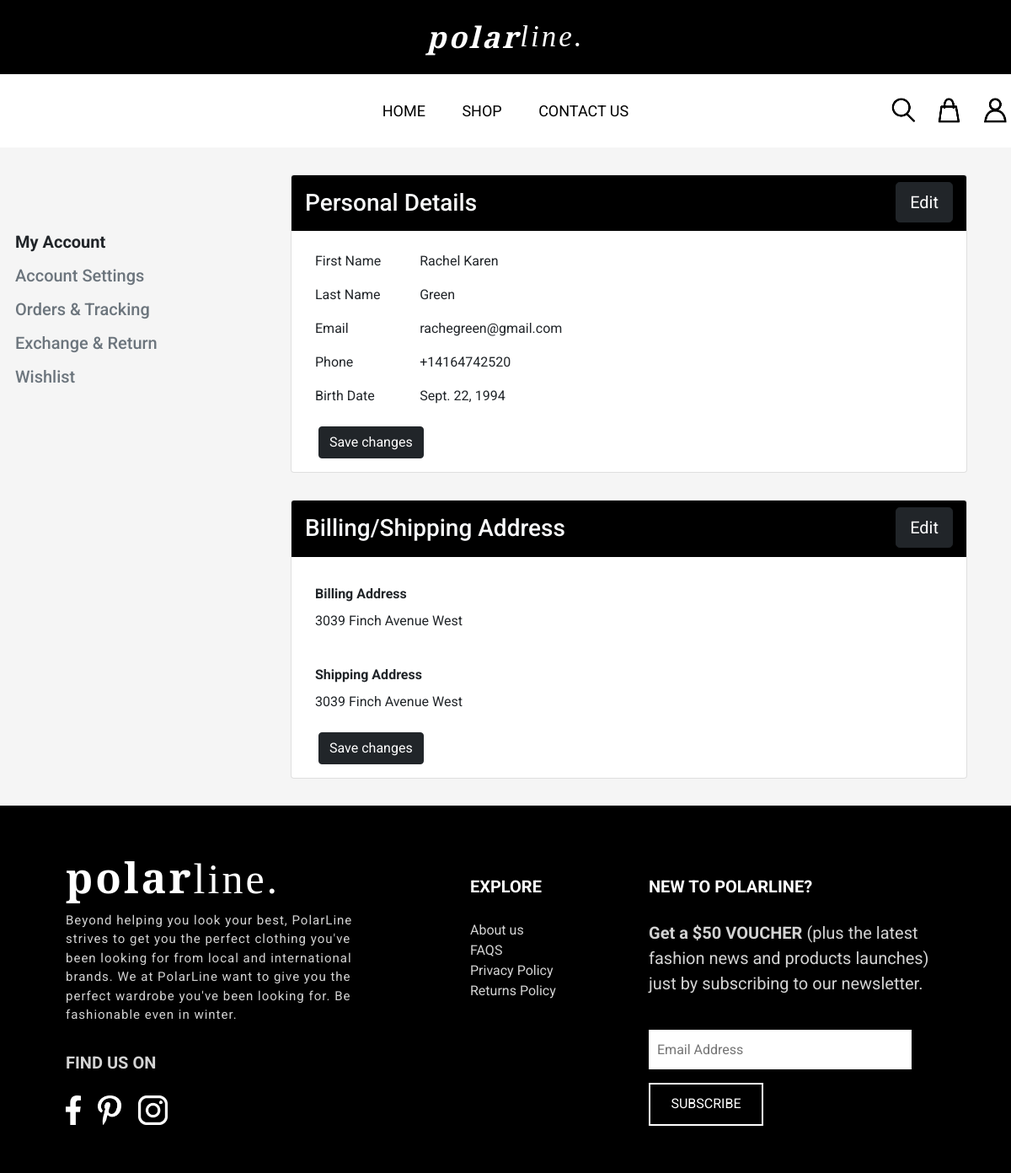
Screenshot of /account/ (signed in) with the database file from the repository.
### home/models.py (models this page shows, shortened)
class Profile(models.Model):
    user = models.OneToOneField(User, on_delete=models.CASCADE)
    phone = PhoneField(blank=True, help_text='Contact phone number')
    birth_date = models.DateField(null=True, blank=True)

class Address(models.Model):
    user = models.OneToOneField(User, on_delete=models.CASCADE)
    billing_address = models.TextField(blank=True)
    shipping_address = models.TextField(blank=True)

### home/views.py (the view)
# urls.py: path('account/', views.account, name='account'),
@login_required
def account(request):
    user = User.objects.get(id=request.user.id)
    return render(request, 'account.html', {
        'user_form': user,
        'profile_form': user.profile,
        'address_form': user.address,
    })

### home/templates/account.html (shortened to what this page needs)
{% extends 'base.html' %}
{% block content %}
{% load static %}
<div class="container py-3">
    <div class="row">
        <div class="col-md-3 px-0" style="padding-top: 5em;">
            <div class="row">
                <h5 class="py-1 fw-bold">My Account</h5>
                <h5 class="py-1 text-muted">Account Settings</h5>
                <h5 class="py-1 text-muted">Orders & Tracking</h5>
                <h5 class="py-1 text-muted">Exchange & Return</h5>
                <h5 class="py-1 text-muted">Wishlist</h5>
            </div>
        </div>
        <div class="col-md-9 p-0">
            <div class="row px-5 py-3">
                <div class="card p-0">
                    <div class="card-header text-light" style="background-color: black;">
                        <div class="row">
                            <div class="col">
                                <h3 class="m-0 py-2">Personal Details</h3>
                            </div>
                            <div class="col d-flex justify-content-end">
                                <form method="POST" action="{% url 'edit_profile' %}">
                                    <button class="btn btn-dark btn-lg" type="submit">Edit</button><br>
                                </form>
                            </div>
                        </div>
                    </div>
                    <div class="card-body mx-3">
                        <form method="POST" action="{% url 'profile' %}">
                            <div class="form-group p-2">
                                <div class="row">
                                    <div class="col-md-2 p-0">
                                        First Name
                                    </div>
                                    <div class="col-md-10 p-0">
                                        {{ user_form.first_name }}
                                    </div>
                                </div>
                            </div>
                            <div class="form-group p-2">
                                <div class="row">
                                    <div class="col-md-2 p-0">
                                        Last Name
                                    </div>
                                    <div class="col-md-10 p-0">
                                        {{ user_form.last_name }}
                                    </div>
                                </div>
                            </div>
                            <div class="form-group p-2">
                                <div class="row">
                                    <div class="col-md-2 p-0">
                                        Email
                                    </div>
                                    <div class="col-md-10 p-0">
                                        {{ user_form.email }}
                                    </div>
                                </div>
                            </div>
                            <div class="form-group p-2">
                                <div class="row">
                                    <div class="col-md-2 p-0">
                                        Phone
                                    </div>
                                    <div class="col-md-10 p-0">
                                        {{ profile_form.phone }}
                                    </div>
                                </div>
                            </div>
                            <div class="form-group p-2 pb-4">
                                <div class="row">
                                    <div class="col-md-2 p-0">
                                        Birth Date
                                    </div>
                                    <div class="col-md-10 p-0">
                                        {{ profile_form.birth_date }}
                                    </div>
                                </div>
                            </div>
                            <button type="submit" id="btnSubmitProfile" class="btn btn-dark">Save changes</button>
                        </form>
                    </div>
                </div>
            </div>
            <div class="row px-5 py-3">
                <div class="card p-0">
                    <div class="card-header text-light" style="background-color: black;">
                        <div class="row">
                            <div class="col">
                                <h3 class="m-0 py-2">Billing/Shipping Address</h3>
                            </div>
                            <div class="col d-flex justify-content-end">
                                <form method="POST" action="{% url 'edit_address' %}">
                                    <button class="btn btn-dark btn-lg" type="submit">Edit</button><br>
                                </form>
                            </div>
                        </div>
                    </div>
                    <div class="card-body mx-3">
                        <form method="POST" action="{% url 'address' %}">
                            <div class="form-group p-2">
                                <div class="row pb-3">
                                    <div class="row py-2 fw-bold">
                                        Billing Address
                                    </div>
                                    <div class="row">
                                        {{ address_form.billing_address }}
                                    </div>
                                </div>
                            </div>
                            <div class="form-group p-2">
                                <div class="row pb-3">
                                    <div class="row py-2 fw-bold">
                                        Shipping Address
                                    </div>
                                    <div class="row">
                                        {{ address_form.shipping_address }}
                                    </div>
                                </div>
                            </div>
                            <button type="submit" id="btnSubmitBillShipAddr" class="btn btn-dark">Save changes</button>
                        </form>
                    </div>
                </div>
            </div>
        </div>
    </div>
</div>
{% endblock %}

### home/static/home/css/polarline.css (style rules this page uses)
* { font-family: 'Roboto', sans-serif; box-sizing: unset !important; }
body { background-color: whitesmoke !important; margin: 0; padding: 0; }

### rows the page displays
Profile: phone "+14164742520", birth_date "Sept. 22, 1994"
Address: billing_address "3039 Finch Avenue West", shipping_address "3039 Finch Avenue West"

### other values shown
{{ user_form.first_name }} "Rachel Karen"
{{ user_form.last_name }} "Green"
{{ user_form.email }} "rachegreen@gmail.com"
